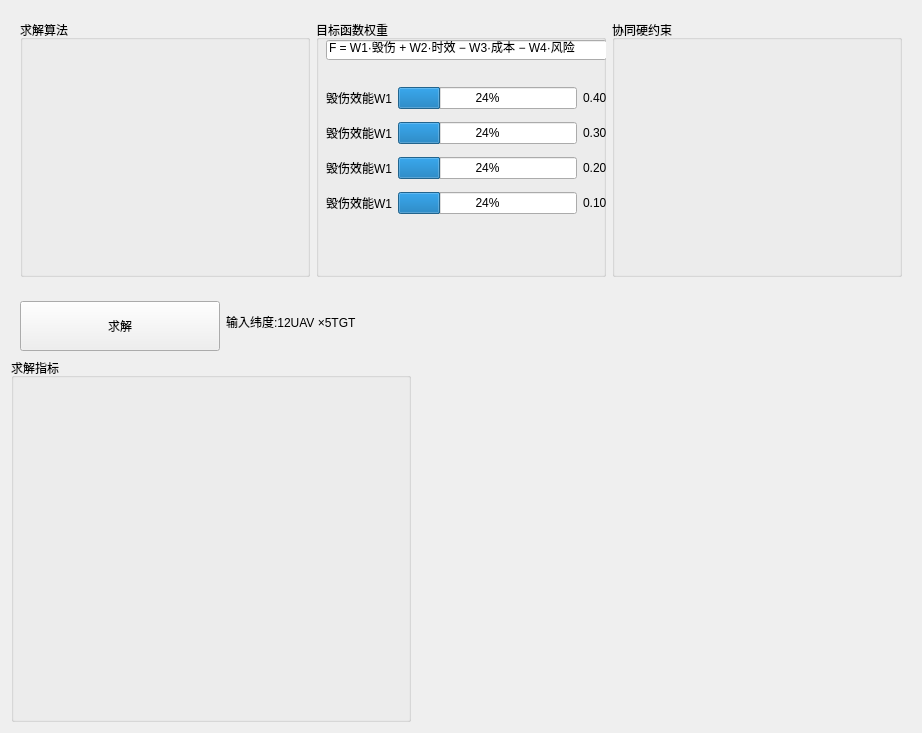
<?xml version="1.0" encoding="UTF-8"?>
<ui version="4.0">
 <class>TaskAllocationPanel</class>
 <widget class="QWidget" name="TaskAllocationPanel">
  <property name="geometry">
   <rect>
    <x>0</x>
    <y>0</y>
    <width>922</width>
    <height>733</height>
   </rect>
  </property>
  <property name="windowTitle">
   <string>TaskAllocationPanel</string>
  </property>
  <layout class="QGridLayout" name="gridLayout">
   <item row="1" column="0">
    <widget class="QWidget" name="widget" native="true">
     <property name="maximumSize">
      <size>
       <width>16777215</width>
       <height>60</height>
      </size>
     </property>
     <layout class="QHBoxLayout" name="horizontalLayout">
      <item>
       <widget class="QPushButton" name="pushButton">
        <property name="minimumSize">
         <size>
          <width>200</width>
          <height>50</height>
         </size>
        </property>
        <property name="text">
         <string>求解</string>
        </property>
       </widget>
      </item>
      <item>
       <widget class="QLabel" name="label">
        <property name="text">
         <string>输入纬度:12UAV ×5TGT</string>
        </property>
       </widget>
      </item>
      <item>
       <spacer name="horizontalSpacer">
        <property name="orientation">
         <enum>Qt::Horizontal</enum>
        </property>
        <property name="sizeHint" stdset="0">
         <size>
          <width>40</width>
          <height>20</height>
         </size>
        </property>
       </spacer>
      </item>
     </layout>
    </widget>
   </item>
   <item row="2" column="0">
    <layout class="QHBoxLayout" name="horizontalLayout_2">
     <item>
      <widget class="QGroupBox" name="groupBox_4">
       <property name="maximumSize">
        <size>
         <width>400</width>
         <height>16777215</height>
        </size>
       </property>
       <property name="title">
        <string>求解指标</string>
       </property>
      </widget>
     </item>
     <item>
      <widget class="QWidget" name="widget_2" native="true"/>
     </item>
    </layout>
   </item>
   <item row="0" column="0">
    <widget class="QWidget" name="widget_3" native="true">
     <property name="maximumSize">
      <size>
       <width>16777215</width>
       <height>275</height>
      </size>
     </property>
     <layout class="QHBoxLayout" name="horizontalLayout_3">
      <item>
       <widget class="QGroupBox" name="groupBox">
        <property name="maximumSize">
         <size>
          <width>16777215</width>
          <height>270</height>
         </size>
        </property>
        <property name="title">
         <string>求解算法</string>
        </property>
       </widget>
      </item>
      <item>
       <widget class="QGroupBox" name="groupBox_2">
        <property name="maximumSize">
         <size>
          <width>16777215</width>
          <height>270</height>
         </size>
        </property>
        <property name="title">
         <string>目标函数权重</string>
        </property>
        <widget class="QLineEdit" name="lineEdit">
         <property name="geometry">
          <rect>
           <x>10</x>
           <y>20</y>
           <width>281</width>
           <height>20</height>
          </rect>
         </property>
         <property name="text">
          <string>F = W1·毁伤 + W2·时效 − W3·成本 − W4·风险</string>
         </property>
        </widget>
        <widget class="QWidget" name="layoutWidget">
         <property name="geometry">
          <rect>
           <x>10</x>
           <y>60</y>
           <width>281</width>
           <height>141</height>
          </rect>
         </property>
         <layout class="QGridLayout" name="gridLayout_2">
          <item row="0" column="0">
           <widget class="QLabel" name="label_2">
            <property name="text">
             <string>毁伤效能W1</string>
            </property>
           </widget>
          </item>
          <item row="0" column="1">
           <widget class="QProgressBar" name="progressBar_4">
            <property name="value">
             <number>24</number>
            </property>
           </widget>
          </item>
          <item row="1" column="0">
           <widget class="QLabel" name="label_3">
            <property name="text">
             <string>毁伤效能W1</string>
            </property>
           </widget>
          </item>
          <item row="2" column="1">
           <widget class="QProgressBar" name="progressBar_2">
            <property name="value">
             <number>24</number>
            </property>
           </widget>
          </item>
          <item row="1" column="1">
           <widget class="QProgressBar" name="progressBar_3">
            <property name="value">
             <number>24</number>
            </property>
           </widget>
          </item>
          <item row="3" column="0">
           <widget class="QLabel" name="label_5">
            <property name="text">
             <string>毁伤效能W1</string>
            </property>
           </widget>
          </item>
          <item row="2" column="0">
           <widget class="QLabel" name="label_4">
            <property name="text">
             <string>毁伤效能W1</string>
            </property>
           </widget>
          </item>
          <item row="3" column="1">
           <widget class="QProgressBar" name="progressBar">
            <property name="value">
             <number>24</number>
            </property>
           </widget>
          </item>
          <item row="0" column="2">
           <widget class="QLabel" name="label_6">
            <property name="text">
             <string>0.40</string>
            </property>
           </widget>
          </item>
          <item row="1" column="2">
           <widget class="QLabel" name="label_7">
            <property name="text">
             <string>0.30</string>
            </property>
           </widget>
          </item>
          <item row="2" column="2">
           <widget class="QLabel" name="label_8">
            <property name="text">
             <string>0.20</string>
            </property>
           </widget>
          </item>
          <item row="3" column="2">
           <widget class="QLabel" name="label_9">
            <property name="text">
             <string>0.10</string>
            </property>
           </widget>
          </item>
         </layout>
        </widget>
       </widget>
      </item>
      <item>
       <widget class="QGroupBox" name="groupBox_3">
        <property name="maximumSize">
         <size>
          <width>16777215</width>
          <height>270</height>
         </size>
        </property>
        <property name="title">
         <string>协同硬约束</string>
        </property>
       </widget>
      </item>
     </layout>
    </widget>
   </item>
  </layout>
 </widget>
 <resources/>
 <connections/>
</ui>
